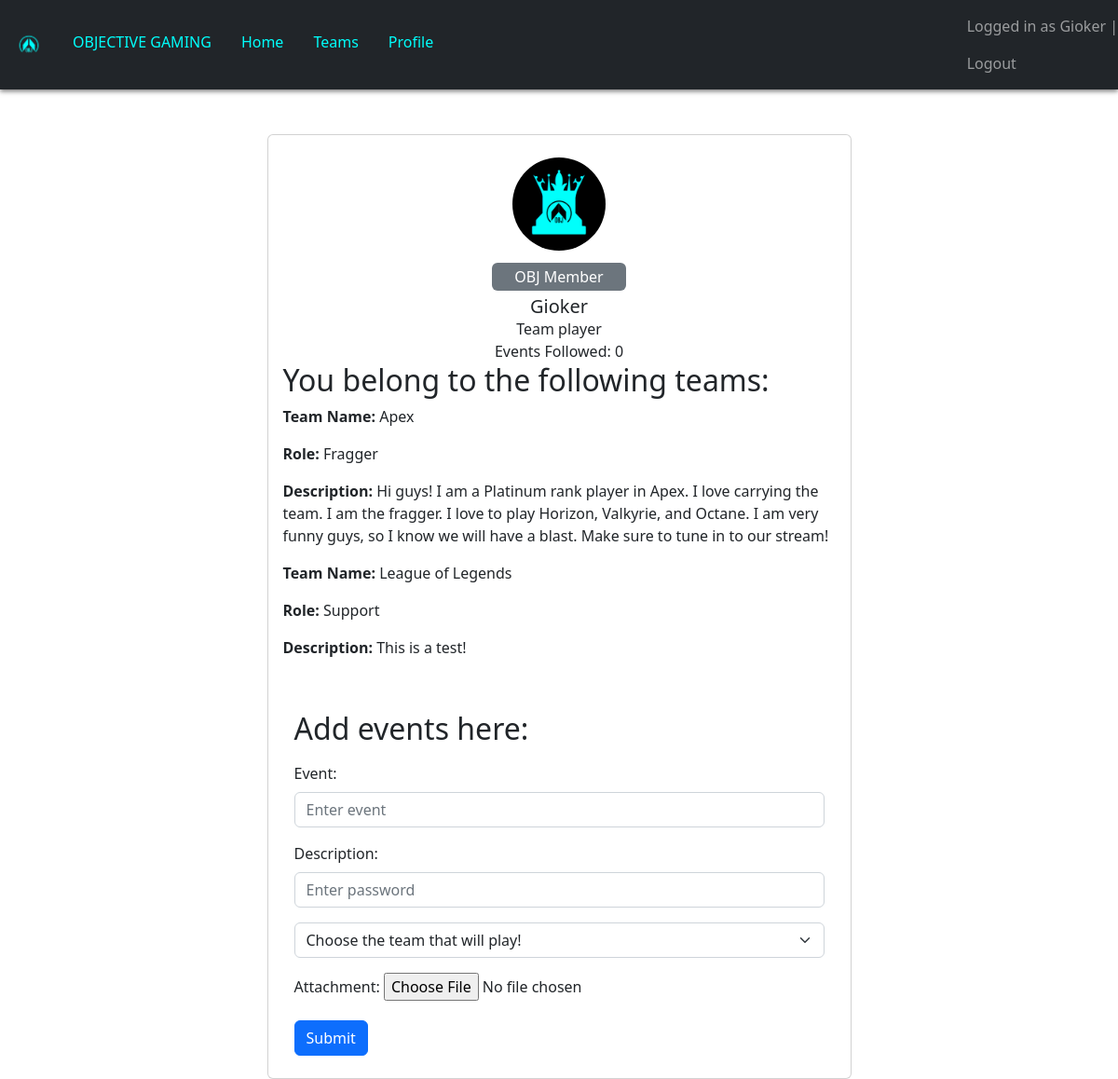
Screenshot of /profile (signed in) with the database file from the repository.
### OBJusers/models.py (models this page shows, shortened)
class TeamMember(models.Model):
    team = models.ForeignKey(Team, on_delete=models.CASCADE, related_name='team')
    member = models.ForeignKey(User, on_delete=models.CASCADE, related_name='member')
    bio = models.TextField(default='', null=True)
    role = models.CharField(max_length=200)
    game_id = models.TextField(default='')

class Team(models.Model):
    team_name = models.CharField(max_length=200)
    def __str__(self):
        return self.team_name

### OBJusers/views.py (the view, shortened to what this page needs)
# urls.py: path('profile', views.profile, name='profile'),
@login_required(login_url="/login")
def profile(request):
    current_user = request.user
    teams = TeamMember.objects.filter(member=current_user)
    choice_teams = Team.objects.all()
    events_followed_count = Event.objects.filter(user=current_user).count()
    return render(request, 'OBJusers/profile.html',  {"teams": teams, "choice_teams": choice_teams, 'events_followed_count': events_followed_count})

### OBJusers/templates/OBJusers/profile.html (shortened to what this page needs)
{% extends 'OBJusers/base.html' %} {% block title %}Profile Page{% endblock %}
{% load crispy_forms_tags %}{% block content %}
{% load static %}
<div class="container mt-5">
    <div class="row d-flex justify-content-center">
        <div class="col-md-7">
            <div class="card p-3 py-4">
                <div class="text-center">
                    <img src="{% static 'OBJUserDefault.png' %}" width="100" class="rounded-circle">
                </div>
                <div class="text-center mt-3">
                    <span class="bg-secondary p-1 px-4 rounded text-white">OBJ Member</span>
                    <h5 class="mt-2 mb-0">{{user.username}}</h5>
                    <span>Team player</span>
                    <br>
                    <span>Events Followed:  {{ events_followed_count }} </span>
                    <div align="Left">
                    <h2>You belong to the following teams:</h2>
                    {% for member in teams %}
                        <p><b>Team Name: </b> {{member.team}}</p>
                        <p><b>Role: </b>{{member.role}}</p>
                        <p><b>Description: </b>{{member.bio}}</p>
                    {% endfor %}
                    </div>
                    <br>
                    <div class="container mt-3" align="Left">
                        <h2>Add events here:</h2>
                        <form action="/profile" enctype="multipart/form-data" method="POST">
                            <div class="mb-3 mt-3">
                            <label for="event" class="form-label">Event:</label>
                            <input type="event" class="form-control" id="event" placeholder="Enter event" name="event" required>
                            </div>
                            <div class="mb-3">
                            <label for="desc" class="form-label">Description:</label>
                            <input type="description" class="form-control" id="desc" placeholder="Enter password" name="desc" required>
                            </div>
                            <div class="mb-3">
                                <select name="useroption" class="form-select" id="inlineFormCustomSelectPref" required>
                                    <option selected>Choose the team that will play!</option>
                                </select>
                            </div>
                            <div class="mb-3">
                                <label for="myfile" class="form-label">Attachment:</label>
                                <input type="file" name="myfile">
                            </div>
                            <button type="submit" class="btn btn-primary">Submit</button>
                        </form>
                    </div>
                    </div>
            </div>
            </div>
        </div>
    </div>
</div>
{% endblock %}

### OBJusers/templates/OBJusers/base.html (shortened to what this page needs)
{% load static %}
<!DOCTYPE html>
<html lang="en">
  <head>
    <link href="https://cdn.jsdelivr.net/npm/bootstrap@5.2.3/dist/css/bootstrap.min.css" rel="stylesheet">
  </head>
  <body background = "{% static 'Background.jpg' %}"  height="42" width="42">
    <nav class="navbar navbar-dark bg-dark" >
      <ul class="nav justify-content-center">
        <li class="nav-item">
          <a class="nav-link active" href="#"><img src="{% static 'OBJ_Ori.png' %}" width="30" height="30"></a>
        </li>
        <li class="nav-item">
          <a class="nav-link active" href="#" id="topbar">OBJECTIVE GAMING</a>
        </li>
        <li class="nav-item">
          <a class="nav-link" href="/home" id="topbar">Home</a>
        </li>
        <li class="nav-item">
          <a class="nav-link" href="/team" id="topbar">Teams</a>
        </li>
        <li class="nav-item">
          <a class="nav-link" href="/profile" id="topbar">Profile</a>
        </li>
      </ul>
        <div>
          <ul class="navbar-nav">
            {% if user.is_authenticated %}
            <span class="navbar-text">Logged in as {{user.username}} | </span>
            <li class="nav-item">
              <a class="nav-link" href="/logout">Logout</a>
            </li>
            {% else %}
            <li class="nav-item">
              <a class="nav-link" href="/login">Login</a>
            </li>
            {% endif %}
          </ul>
        </div>
    </nav>
    <div class="container">{% block content %} {% endblock %}</div>
  </body>
</html>

### OBJusers/templates/OBJusers/base.html (style rules this page uses)
.navbar { color: #00fffc; box-shadow: 0px 2px 5px #777; }
#topbar { color: #00fffc; }

### rows the page displays
TeamMember: team "Apex", role "Fragger", bio "Hi guys! I am a Platinum rank player in Apex. I love carrying the team. I am the fragger. I love to play Horizon, Valkyrie, and Octane. I am very funny guys, so I know we will have a blast. Make sure to tune in to our stream!"
TeamMember: team "League of Legends", role "Support", bio "This is a test!"

### other values shown
{{ user.username }} "Gioker"
{{ events_followed_count }} "0"
